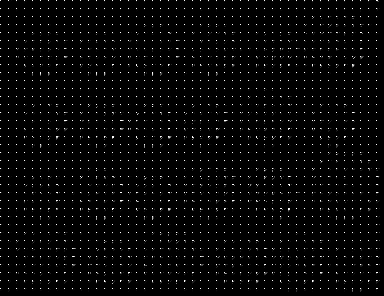
#> input picture intermediate.png, 384 x 296 px, given in place of imageio:coins.png, which was not available
$ jupyter execute dct2.ipynb   (shell and % lines are left out)
#> lines starting #> are read from the running program, lines starting #| are printed output that depends on the picture; pictures that were not available may be replaced by others from this repository, and a replacement may not be noted
[cell 1]
import imageio.v3 as io
import math
import numpy as np
import matplotlib.pyplot as plt
import cv2


im = io.imread('imageio:coins.png')
#> im is the input picture: shape (296, 384); min 0, max 255, mean 5.9
print(im.shape)
#| (296, 384)

# CONSTANTS FOR 8X8 FILTER
M = 8
N = 8

padding_bottom = (M - im.shape[0] % M) if (im.shape[0] % M) != 0 else 0
#> padding_bottom = 0
padding_right = (N - im.shape[1] % N) if (im.shape[1] % N) != 0 else 0
#> padding_right = 0

im = np.array(im)
im = np.pad(im, ((0, padding_bottom), (0, padding_right)), 'constant', constant_values=(0,0))
print(im.shape)
#| (296, 384)

[cell 2]
print(im)
#> (printed output is left out)

[cell 3]
class im_processing:
    def __init__(self, M, N):
        self.M = M
        self.N = N
        self.tot_row = 0
        self.tot_col = 0
        self.tot_mat = 0

    def split_into_dimension(self, img):
        self.tot_row = int(img.shape[0] /self.M)
#> self.tot_row = 37
        self.tot_col = int(img.shape[1] / self.N)
#> self.tot_col = 48
        self.tot_mat = int((img.shape[0] * img.shape[1]) / (self.M * self.N))
#> self.tot_mat = 1776
        split = []
        for i in range(0, self.tot_row):
            for j in range(0, self.tot_col):
                temp = np.zeros((self.M, self.N))
                for ii in range(0, self.M):
                    for jj in range(0, self.N):
                        temp[ii][jj] = img[i * self.M + ii][j * self.N + jj]
                split.append(temp)
#> after the loop, split = 1776 items
#| (37, 48, 8, 8)
        split = np.array(split)
        split = split.reshape((self.tot_row, self.tot_col, self.M, self.N))
        return split

    def merge_into_one(self, splits):
        img = []
        for i in range(0, self.tot_row):
            for ii in range(0, self.M):
                temp = []
                for j in range(0, self.tot_col):
                    for jj in range(0, self.N):
                        temp.append(splits[i][j][ii][jj])
                img.append(temp)
#> after the loop, img = 296 items
        img = np.array(img)
        return img

[cell 4]
preprocess = im_processing(M,N)
splits = preprocess.split_into_dimension(im)
print(splits.shape)
img = preprocess.merge_into_one(splits)
print(img)
#> (printed output is left out)
plt.imshow(img, cmap='gray')

[cell 5]
class DCT2:
    def __init__(self, M, N):
        self.M = M
        self.N = N
        self.dct_basis = np.zeros((self.M, self.N, self.M, self.N))

    def compute_basis_dct_coefficients(self):
        for p in range(0, self.M):
            for q in range(0, self.N):
                for x in range(0, self.M):
                    for y in range(0, self.N):
                        self.dct_basis[p][q][x][y] += self.compute_basis_dct(p, q, x, y)

    def compute_basis_dct(self, p, q, x, y):
        alpha_p = 0
        alpha_q = 0
        if (p == 0):
            alpha_p = 1 / math.sqrt(self.M)
        else:
            alpha_p = math.sqrt(2 / self.M)
        if (q == 0):
            alpha_q = 1 / math.sqrt(self.N)
        else:
            alpha_q = math.sqrt(2 / self.N)
        dct = (alpha_p
                * alpha_q
                * math.cos((math.pi * (2 * x + 1) * p) / (2 * self.M))
                * math.cos((math.pi * (2 * y + 1) * q) / (2 * self.N)))
        return dct

    def compute_dct2(self, im_seg):
        F = np.ones((self.M, self.N))
        for p in range(0, self.M):
            for q in range(0, self.N):
                f = 0
                for x in range(0, self.M):
                    for y in range(0, self.N):
                        f += self.dct_basis[p][q][x][y] * im_seg[x][y]
                F[p][q] = f
        return F

    def compute_inverse_dct2(self, F):
        F_inv = np.zeros((self.M, self.N))
        for x in range(0, self.M):
            for y in range(0, self.N):
                f = 0
                for p in range(0, self.M):
                    for q in range(0, self.N):
                        f += self.dct_basis[p][q][x][y] * F[p][q]
                F_inv[x][y] = f
        return F_inv

    def apply_filter(self, img, filter_matrix):
        filtered_img = np.multiply(img, filter_matrix)
        return filtered_img

    def get_filter(self, mode, diag = 8):
#> called with mode = 'lossy', diag = 4
        if mode == 'lossless':
            filter_matrix = np.ones((self.M, self.N))
        else:
            filter_matrix = np.zeros((self.M, self.N))
            for i in range(0, diag):
                for j in range(0, diag - i):
                    filter_matrix[i][j] = 1
        return filter_matrix

[cell 6]
test = DCT2(M,N)
test.compute_basis_dct_coefficients()
# filter_matrix = np.ones((8,8))
filter_matrix = test.get_filter(mode='lossy', diag = 4)

[cell 7]
print(filter_matrix)

[cell 8]
segments = []
for i in range(0, splits.shape[0]):
    for j in range(0, splits.shape[1]):
        temp = test.compute_dct2(splits[i][j])
        temp = test.apply_filter(temp, filter_matrix)
        segments.append(temp)
#> after the loop, segments = 1776 items

[cell 9]
segments = np.array(segments)
segments = segments.reshape((int(im.shape[0] / M),int(im.shape[1] / N),M,N))
print(segments.shape)
#| (37, 48, 8, 8)

[cell 10]
image = preprocess.merge_into_one(segments)
#> in merge_into_one (call 2), `img = np.array(img)`:
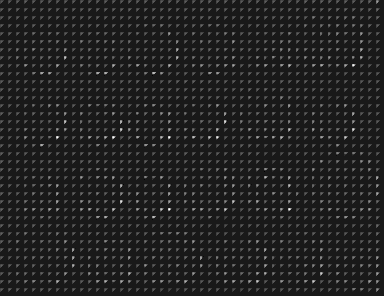
#> img: shape (296, 384) float64; min -25.15, max 225.7, mean 8.6; drawn with min black and max white

[cell 11]
plt.imshow(image, cmap='gray')
cv2.imwrite('intermediate.png', image)
#> Out = True

[cell 12]
image = io.imread('intermediate.png')

[cell 13]
inv_segments = []
for i in range(0, segments.shape[0]):
    for j in range(0, segments.shape[1]):
        temp = test.compute_inverse_dct2(segments[i][j])
        inv_segments.append(temp)
#> after the loop, inv_segments = 1776 items
inv_segments = np.array(inv_segments)
inv_segments = inv_segments.reshape((int(im.shape[0] / M),int(im.shape[1] / N),M,N))
decompressed_image = preprocess.merge_into_one(inv_segments)
#> in merge_into_one (call 3), `img = np.array(img)`:
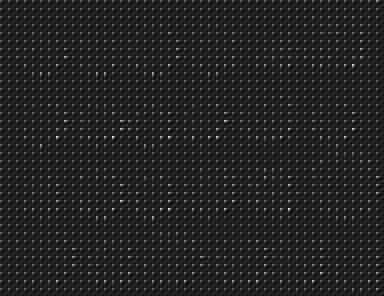
#> img: shape (296, 384) float64; min -36.04, max 257.8, mean 5.9; drawn with min black and max white

[cell 14]
decompressed_img = decompressed_image[0:-1 * padding_bottom,0:-1 * padding_right if padding_right != 0 else im.shape[1]]
#> decompressed_img = empty array
print(decompressed_img.shape)
#| (0, 384)
plt.imshow(decompressed_img, cmap='gray')
cv2.imwrite('output1.png', decompressed_img)
#> Out = True
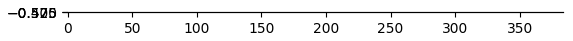
#> figure drawn by matplotlib, 1 panel
